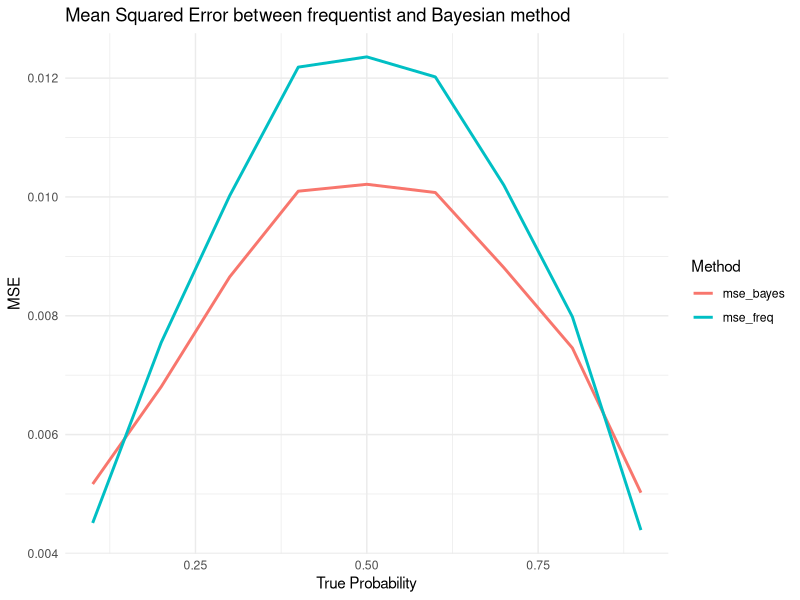
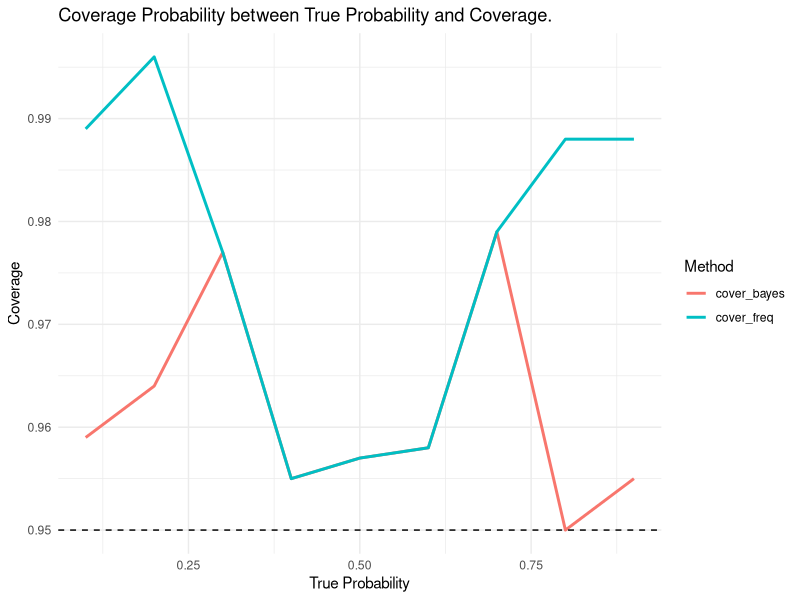

The R source for these figures, in order:
#-------------------------------------------------------------------------------
# Metadata
# Title: "Portfolio 3: Monte Carlo Simulation Study"
# Author:  Youngjae Cho
# Date:    2025-05-03 ~ 2025-05-09
# Purpose: R Markdown file for Portfolio 3: Monte Carlo Study.
#-------------------------------------------------------------------------------

# Load packages
suppressPackageStartupMessages(library("tidyverse")); theme_set(theme_bw())
library("knitr")
library(tidyverse)

# For parameters.
set.seed(12345)
n_sim <- 1000 
n <- 20 
p_values <- seq(0.1, 0.9, by =0.1)


sim_results <- expand.grid(p = p_values, sim = 1:n_sim) %>%
  rowwise() %>%
  mutate(
    x = rbinom(1, n, p),
    freq_est = x / n,
    bayes_est = (x + 1) / (n + 2),
    freq_lower = prop.test(x, n)$conf.int[1],
    freq_upper = prop.test(x, n)$conf.int[2],
    bayes_lower = qbeta(0.025, x + 1, n - x + 1),
    bayes_upper = qbeta(0.975, x + 1, n - x + 1),
    freq_cover = p >= freq_lower & p <= freq_upper,
    bayes_cover = p >= bayes_lower & p <= bayes_upper
  ) %>%
  ungroup()

# Build a MSE Summary for frequentist and Bayesian methods. 
mse_summary <- sim_results %>%
  group_by(p) %>%
  summarize(
    mse_freq = mean((freq_est - p)^2),
    mse_bayes = mean((bayes_est - p)^2),
    .groups = "drop"
  ) %>%
  pivot_longer(-p, 
               names_to = "method", 
               values_to = "mse")

# Build ggplot for using mse_summary for frequentist and Bayesian. 
ggplot(mse_summary, aes(x = p, y = mse, color = method)) +
  geom_line(size = 1) +
  labs(
    title = "Mean Squared Error between frequentist and Bayesian method",
    x = "True Probability",
    y = "MSE",
    color = "Method"
  ) + theme_minimal()

coverage_summary <- sim_results %>%
  group_by(p) %>%
  summarize(
    #Average mean coverage for frequentist method.
    cover_freq = mean(freq_cover),   
    #Average mean coverage for Bayesian method.
    cover_bayes = mean(bayes_cover), 
    .groups = "drop"
  ) %>%
  pivot_longer(-p, names_to = "method", values_to = "coverage")


ggplot(coverage_summary, 
       aes(x = p, 
           y = coverage,
           color = method)) +
  geom_line(size = 1) +
  geom_hline(yintercept = 0.95, linetype = "dashed") +
  labs(
    title = "Coverage Probability between True Probability and Coverage.",
    x = "True Probability",
    y = "Coverage",
    color = "Method"
  ) + theme_minimal()

sim_results <- sim_results %>%
  mutate(
    sq_err_freq = (freq_est - p)^2,
    sq_err_bayes = (bayes_est - p)^2
  )

mse_summary <- sim_results %>%
  group_by(p) %>%
  summarize(
    mse_freq = mean(sq_err_freq),
    mse_bayes = mean(sq_err_bayes),
    se_freq = sd(sq_err_freq) / sqrt(n_sim),
    se_bayes = sd(sq_err_bayes) / sqrt(n_sim),
    .groups = "drop"
  )


coverage_summary <- sim_results %>%
  group_by(p) %>%
  summarize(
    cover_freq = mean(freq_cover),
    cover_bayes = mean(bayes_cover),
    se_cover_freq = sd(freq_cover) / sqrt(n_sim),
    se_cover_bayes = sd(bayes_cover) / sqrt(n_sim),
    .groups = "drop"
  )

mse_summary <- mse_summary %>%
  mutate(
    lower_freq = mse_freq - 1.96 * se_freq,
    upper_freq = mse_freq + 1.96 * se_freq,
    lower_bayes = mse_bayes - 1.96 * se_bayes,
    upper_bayes = mse_bayes + 1.96 * se_bayes
  )


coverage_summary <- coverage_summary %>%
  mutate(
    lower_cover_freq = cover_freq - 1.96 * se_cover_freq,
    upper_cover_freq = cover_freq + 1.96 * se_cover_freq,
    lower_cover_bayes = cover_bayes - 1.96 * se_cover_bayes,
    upper_cover_bayes = cover_bayes + 1.96 * se_cover_bayes
  )
